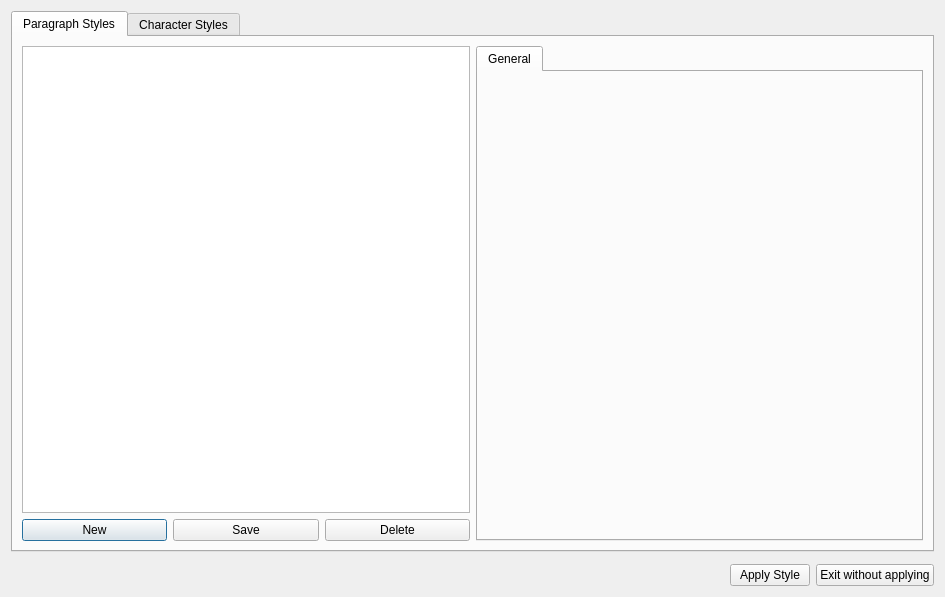
<?xml version="1.0" encoding="UTF-8"?>
<ui version="4.0">
 <class>StylesManager</class>
 <widget class="QDialog" name="StylesManager">
  <property name="geometry">
   <rect>
    <x>0</x>
    <y>0</y>
    <width>945</width>
    <height>597</height>
   </rect>
  </property>
  <property name="windowTitle">
   <string>Dialog</string>
  </property>
  <layout class="QVBoxLayout" name="verticalLayout_3">
   <item>
    <widget class="QTabWidget" name="stylesTypes">
     <property name="currentIndex">
      <number>0</number>
     </property>
     <widget class="QWidget" name="paragraphStylesTab">
      <attribute name="title">
       <string>Paragraph Styles</string>
      </attribute>
      <layout class="QHBoxLayout" name="horizontalLayout_3">
       <item>
        <layout class="QVBoxLayout" name="verticalLayout">
         <item>
          <widget class="QTreeView" name="paragraphStylesListView"/>
         </item>
         <item>
          <layout class="QHBoxLayout" name="horizontalLayout">
           <item>
            <widget class="QPushButton" name="newParagraphStyleButton">
             <property name="text">
              <string>New</string>
             </property>
            </widget>
           </item>
           <item>
            <widget class="QPushButton" name="saveParagraphStyleButton">
             <property name="text">
              <string>Save</string>
             </property>
            </widget>
           </item>
           <item>
            <widget class="QPushButton" name="deleteParagraphStyleButton">
             <property name="text">
              <string>Delete</string>
             </property>
            </widget>
           </item>
          </layout>
         </item>
        </layout>
       </item>
       <item>
        <widget class="QTabWidget" name="paragraphOptionsTabs">
         <property name="currentIndex">
          <number>0</number>
         </property>
         <widget class="StylesGeneralTab" name="paragraphGeneralTab">
          <attribute name="title">
           <string>General</string>
          </attribute>
         </widget>
        </widget>
       </item>
      </layout>
     </widget>
     <widget class="QWidget" name="characterStylesTab">
      <attribute name="title">
       <string>Character Styles</string>
      </attribute>
      <layout class="QHBoxLayout" name="horizontalLayout_5">
       <item>
        <layout class="QVBoxLayout" name="verticalLayout_2">
         <item>
          <widget class="QTreeView" name="characterStylesListView"/>
         </item>
         <item>
          <layout class="QHBoxLayout" name="horizontalLayout_2">
           <item>
            <widget class="QPushButton" name="newCharacterStyleButton">
             <property name="text">
              <string>New</string>
             </property>
            </widget>
           </item>
           <item>
            <widget class="QPushButton" name="saveCharacterStyleButton">
             <property name="text">
              <string>Save</string>
             </property>
            </widget>
           </item>
           <item>
            <widget class="QPushButton" name="deleteCharacterStyleButton">
             <property name="text">
              <string>Delete</string>
             </property>
            </widget>
           </item>
          </layout>
         </item>
        </layout>
       </item>
       <item>
        <widget class="QTabWidget" name="characterOptionsTabs">
         <widget class="StylesGeneralTab" name="characterGeneralTab">
          <attribute name="title">
           <string>General</string>
          </attribute>
         </widget>
        </widget>
       </item>
      </layout>
     </widget>
    </widget>
   </item>
   <item>
    <widget class="QWidget" name="stylePreview" native="true"/>
   </item>
   <item>
    <layout class="QHBoxLayout" name="horizontalLayout_4">
     <item>
      <spacer name="horizontalSpacer">
       <property name="orientation">
        <enum>Qt::Horizontal</enum>
       </property>
       <property name="sizeHint" stdset="0">
        <size>
         <width>40</width>
         <height>20</height>
        </size>
       </property>
      </spacer>
     </item>
     <item>
      <widget class="QPushButton" name="applyToCursorButton">
       <property name="text">
        <string>Apply Style</string>
       </property>
      </widget>
     </item>
     <item>
      <widget class="QPushButton" name="exitWithoutApplyButton">
       <property name="text">
        <string>Exit without applying</string>
       </property>
      </widget>
     </item>
    </layout>
   </item>
  </layout>
 </widget>
 <customwidgets>
  <customwidget>
   <class>StylesGeneralTab</class>
   <extends>QWidget</extends>
   <header>dialogs/StylesGeneralTab.h</header>
   <container>1</container>
  </customwidget>
  <customwidget>
   <class>KCategorizedView</class>
   <extends>QWidget</extends>
   <header>kcategorizedview.h</header>
   <container>1</container>
  </customwidget>
</customwidgets>
 <resources/>
 <connections/>
</ui>
